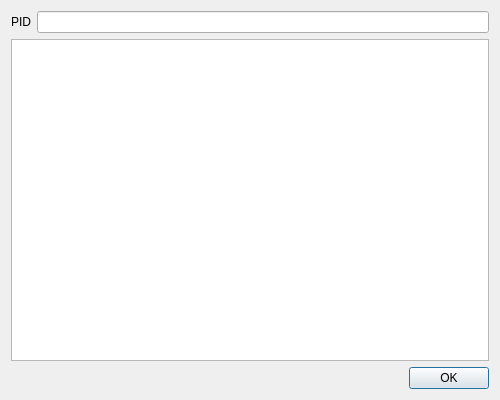
<?xml version="1.0" encoding="UTF-8"?>
<ui version="4.0">
 <class>TableDialog</class>
 <widget class="QDialog" name="TableDialog">
  <property name="geometry">
   <rect>
    <x>0</x>
    <y>0</y>
    <width>500</width>
    <height>400</height>
   </rect>
  </property>
  <property name="windowTitle">
   <string>Table Dialog</string>
  </property>
  <layout class="QGridLayout" name="gridLayout">
   <item row="0" column="0">
    <widget class="QLabel" name="pidLabel">
     <property name="text">
      <string>PID</string>
     </property>
    </widget>
   </item>
   <item row="0" column="1">
    <widget class="QLineEdit" name="pidLineEdit">
     <property name="readOnly">
      <bool>true</bool>
     </property>
    </widget>
   </item>
   <item row="1" column="0" colspan="2">
    <widget class="QTableView" name="pidTableView"/>
   </item>
   <item row="2" column="0" colspan="2">
    <widget class="QDialogButtonBox" name="buttonBox">
     <property name="orientation">
      <enum>Qt::Horizontal</enum>
     </property>
     <property name="standardButtons">
      <set>QDialogButtonBox::Ok</set>
     </property>
    </widget>
   </item>
  </layout>
 </widget>
 <resources/>
 <connections>
  <connection>
   <sender>buttonBox</sender>
   <signal>accepted()</signal>
   <receiver>TableDialog</receiver>
   <slot>accept()</slot>
   <hints>
    <hint type="sourcelabel">
     <x>248</x>
     <y>254</y>
    </hint>
    <hint type="destinationlabel">
     <x>157</x>
     <y>274</y>
    </hint>
   </hints>
  </connection>
  <connection>
   <sender>buttonBox</sender>
   <signal>rejected()</signal>
   <receiver>TableDialog</receiver>
   <slot>reject()</slot>
   <hints>
    <hint type="sourcelabel">
     <x>316</x>
     <y>260</y>
    </hint>
    <hint type="destinationlabel">
     <x>286</x>
     <y>274</y>
    </hint>
   </hints>
  </connection>
 </connections>
</ui>
